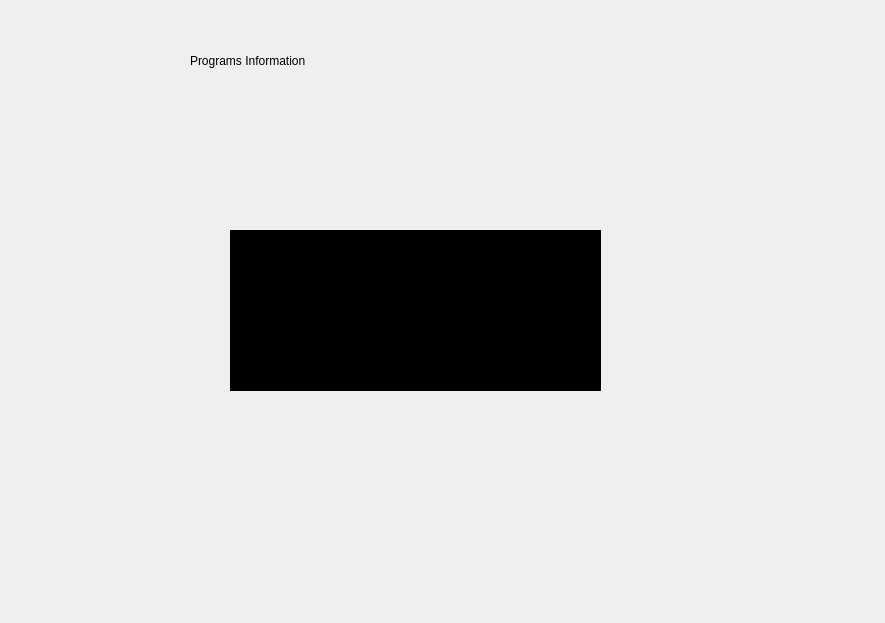
<?xml version="1.0" encoding="UTF-8"?>
<ui version="4.0">
 <class>InfoDialog</class>
 <widget class="QDialog" name="InfoDialog">
  <property name="geometry">
   <rect>
    <x>0</x>
    <y>0</y>
    <width>885</width>
    <height>623</height>
   </rect>
  </property>
  <property name="windowTitle">
   <string>Dialog</string>
  </property>
  <widget class="QLabel" name="label_info">
   <property name="geometry">
    <rect>
     <x>230</x>
     <y>230</y>
     <width>371</width>
     <height>161</height>
    </rect>
   </property>
   <property name="styleSheet">
    <string notr="true">background-color: rgb(0, 0, 0);</string>
   </property>
   <property name="text">
    <string/>
   </property>
  </widget>
  <widget class="QLabel" name="label">
   <property name="geometry">
    <rect>
     <x>190</x>
     <y>30</y>
     <width>481</width>
     <height>61</height>
    </rect>
   </property>
   <property name="styleSheet">
    <string notr="true">color: rgb(0, 0, 0);
font: 700 40pt &quot;American Typewriter&quot;;</string>
   </property>
   <property name="text">
    <string>Programs Information</string>
   </property>
  </widget>
  <widget class="QLabel" name="label_backgroundInfo">
   <property name="geometry">
    <rect>
     <x>-3</x>
     <y>5</y>
     <width>881</width>
     <height>611</height>
    </rect>
   </property>
   <property name="text">
    <string/>
   </property>
  </widget>
  <zorder>label_backgroundInfo</zorder>
  <zorder>label_info</zorder>
  <zorder>label</zorder>
 </widget>
 <resources/>
 <connections/>
</ui>
